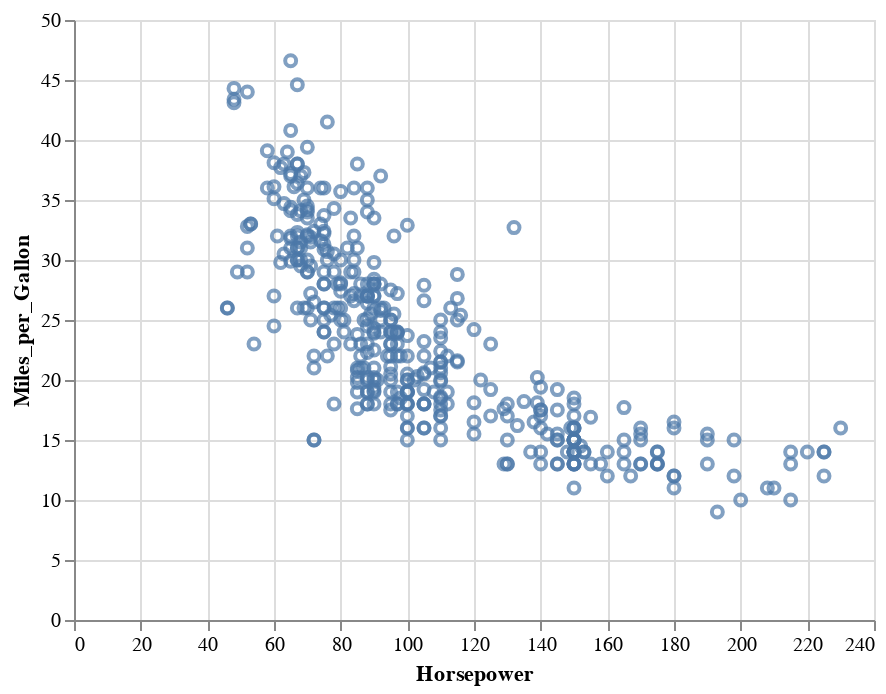

The code cell stored with this chart in its notebook:
### Markdown cell above
Gorgeous! Since we only encoded one variable to the $x$ axis, we get a 1D plot. I bet you have not seen many 0D and 1D plots before - welcome to GoG!


Interestingly, this is basically a "rug plot", which we saw in Seaborn and you made in the HW. In Altair's GoG, a rug plot is a very natural type of plot.

Do this with your dataset; compare the two monitors.

Make an "official" rug plot, try `mark_tick()`.

  But, let's keep going! Let's add an encoding to the $y$ axis.

### Code cell
alt.Chart(cars).mark_point().encode(
    x='Horsepower',
    y='Miles_per_Gallon'
)

### Figure 1 — Vega-Lite specification as saved in the notebook (floating-point values rounded to 4 significant figures; data arrays with more than 128 entries replaced by an {"elided": "..."} marker saying what was removed)
{"config": {"view": {"continuousWidth": 400, "continuousHeight": 300}}, "data": {"name": "data-f02450ab61490a1363517a0190416235"}, "mark": "point", "encoding": {"x": {"field": "Horsepower", "type": "quantitative"}, "y": {"field": "Miles_per_Gallon", "type": "quantitative"}}, "$schema": "https://vega.github.io/schema/vega-lite/v4.17.0.json", "datasets": {"data-f02450ab61490a1363517a0190416235": {"elided": "406 records"}}}
